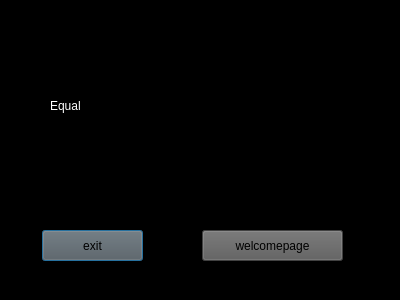
<?xml version="1.0" encoding="UTF-8"?>
<ui version="4.0">
 <class>Egalepage</class>
 <widget class="QDialog" name="Egalepage">
  <property name="geometry">
   <rect>
    <x>0</x>
    <y>0</y>
    <width>400</width>
    <height>300</height>
   </rect>
  </property>
  <property name="windowTitle">
   <string>Dialog</string>
  </property>
  <property name="styleSheet">
   <string notr="true">background-color: rgb(0, 0, 0);</string>
  </property>
  <widget class="QPushButton" name="exit">
   <property name="geometry">
    <rect>
     <x>42</x>
     <y>230</y>
     <width>101</width>
     <height>31</height>
    </rect>
   </property>
   <property name="styleSheet">
    <string notr="true">background-color: rgb(91, 91, 91);</string>
   </property>
   <property name="text">
    <string>exit</string>
   </property>
  </widget>
  <widget class="QPushButton" name="pushButton_2">
   <property name="geometry">
    <rect>
     <x>202</x>
     <y>230</y>
     <width>141</width>
     <height>31</height>
    </rect>
   </property>
   <property name="styleSheet">
    <string notr="true">background-color: rgb(91, 91, 91);
</string>
   </property>
   <property name="text">
    <string>welcomepage</string>
   </property>
  </widget>
  <widget class="QLabel" name="label">
   <property name="geometry">
    <rect>
     <x>50</x>
     <y>50</y>
     <width>301</width>
     <height>111</height>
    </rect>
   </property>
   <property name="styleSheet">
    <string notr="true">font: 50pt &quot;IranNastaliq&quot;;
color: rgb(255, 255, 255);

</string>
   </property>
   <property name="text">
    <string>Equal</string>
   </property>
  </widget>
 </widget>
 <resources/>
 <connections/>
</ui>
